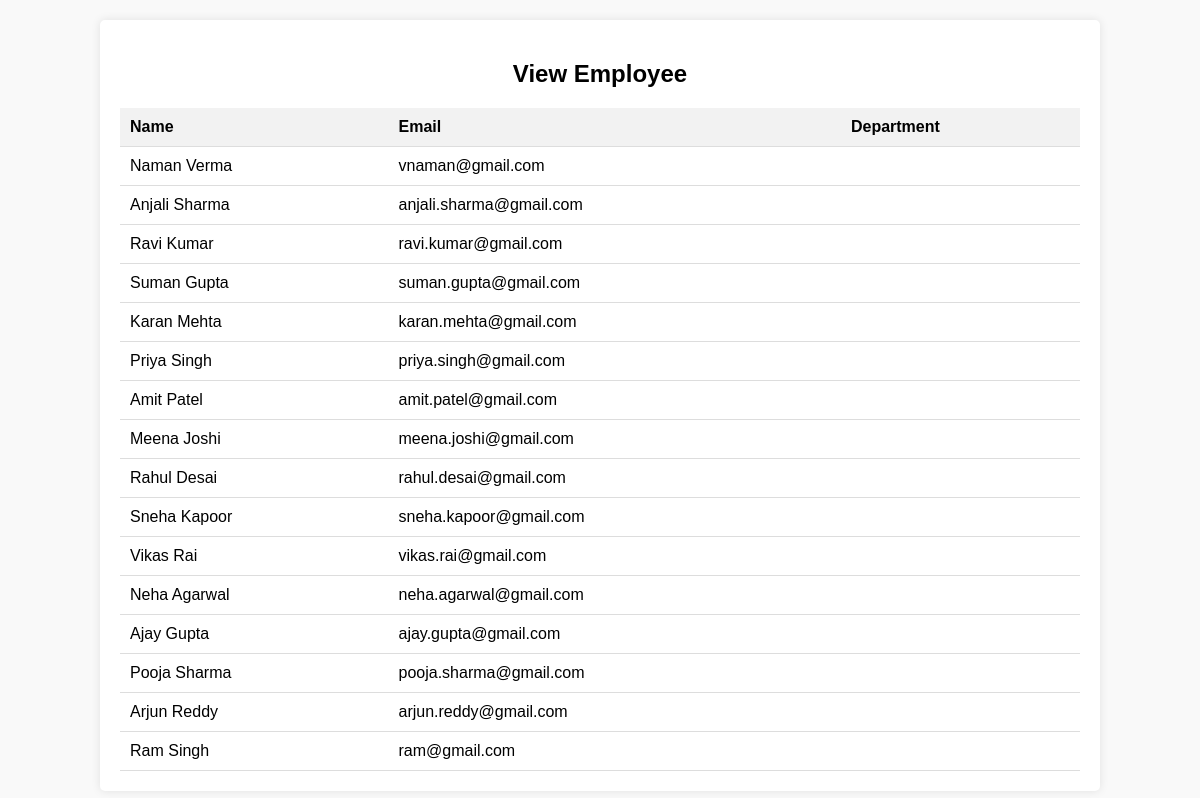
Page /view-employee.php on the committed database.
### tables this page shows
CREATE TABLE `employees` (
  `id` int(11) NOT NULL,
  `name` varchar(100) NOT NULL,
  `designation` varchar(100) NOT NULL,
  `contact` varchar(20) NOT NULL,
  `email` varchar(100) NOT NULL,
  `address` text NOT NULL,
  `dob` date NOT NULL,
  `gender` enum('Male','Female','Other') NOT NULL
);

### view-employee.php (the view, shortened to what this page needs)
<!DOCTYPE html>
<html lang="en">
<head>
</head>
<body>
    <div class="container">
        <h2>View Employee</h2>
        <?php
        $sql = "SELECT * FROM employees";
        $result = mysqli_query($conn, $sql);
        if (mysqli_num_rows($result) > 0) {
            echo "<table>";
            echo "<tr><th>Name</th><th>Email</th><th>Department</th></tr>";
            while ($row = mysqli_fetch_assoc($result)) {
                echo "<tr><td>" . $row['name'] . "</td><td>" . $row['email'] . "</td><td>" . $row['department'] . "</td></tr>";
            }
            echo "</table>";
        } else {
            echo "No employees found.";
        }
        ?>
    </div>
</body>
</html>

### view-employee.php (style rules this page uses)
body { font-family: Arial, sans-serif; background-color: #f9f9f9; margin: 0; padding: 0; }
.container { width: 80%; margin: 20px auto; background-color: #fff; padding: 20px; border-radius: 5px; box-shadow: 0 0 10px rgba(0, 0, 0, 0.1); }
h2 { text-align: center; margin-bottom: 20px; }
table { width: 100%; border-collapse: collapse; }
th, td { padding: 10px; text-align: left; border-bottom: 1px solid #ddd; }
th { background-color: #f2f2f2; }

### rows in the picture
employees: name "Naman Verma", email "vnaman@gmail.com"
employees: name "Anjali Sharma", email "anjali.sharma@gmail.com"
employees: name "Ravi Kumar", email "ravi.kumar@gmail.com"
employees: name "Suman Gupta", email "suman.gupta@gmail.com"
employees: name "Karan Mehta", email "karan.mehta@gmail.com"
employees: name "Priya Singh", email "priya.singh@gmail.com"
employees: name "Amit Patel", email "amit.patel@gmail.com"
employees: name "Meena Joshi", email "meena.joshi@gmail.com"
employees: name "Rahul Desai", email "rahul.desai@gmail.com"
employees: name "Sneha Kapoor", email "sneha.kapoor@gmail.com"
employees: name "Vikas Rai", email "vikas.rai@gmail.com"
employees: name "Neha Agarwal", email "neha.agarwal@gmail.com"
employees: name "Ajay Gupta", email "ajay.gupta@gmail.com"
employees: name "Pooja Sharma", email "pooja.sharma@gmail.com"
employees: name "Arjun Reddy", email "arjun.reddy@gmail.com"
employees: name "Ram Singh", email "ram@gmail.com"
